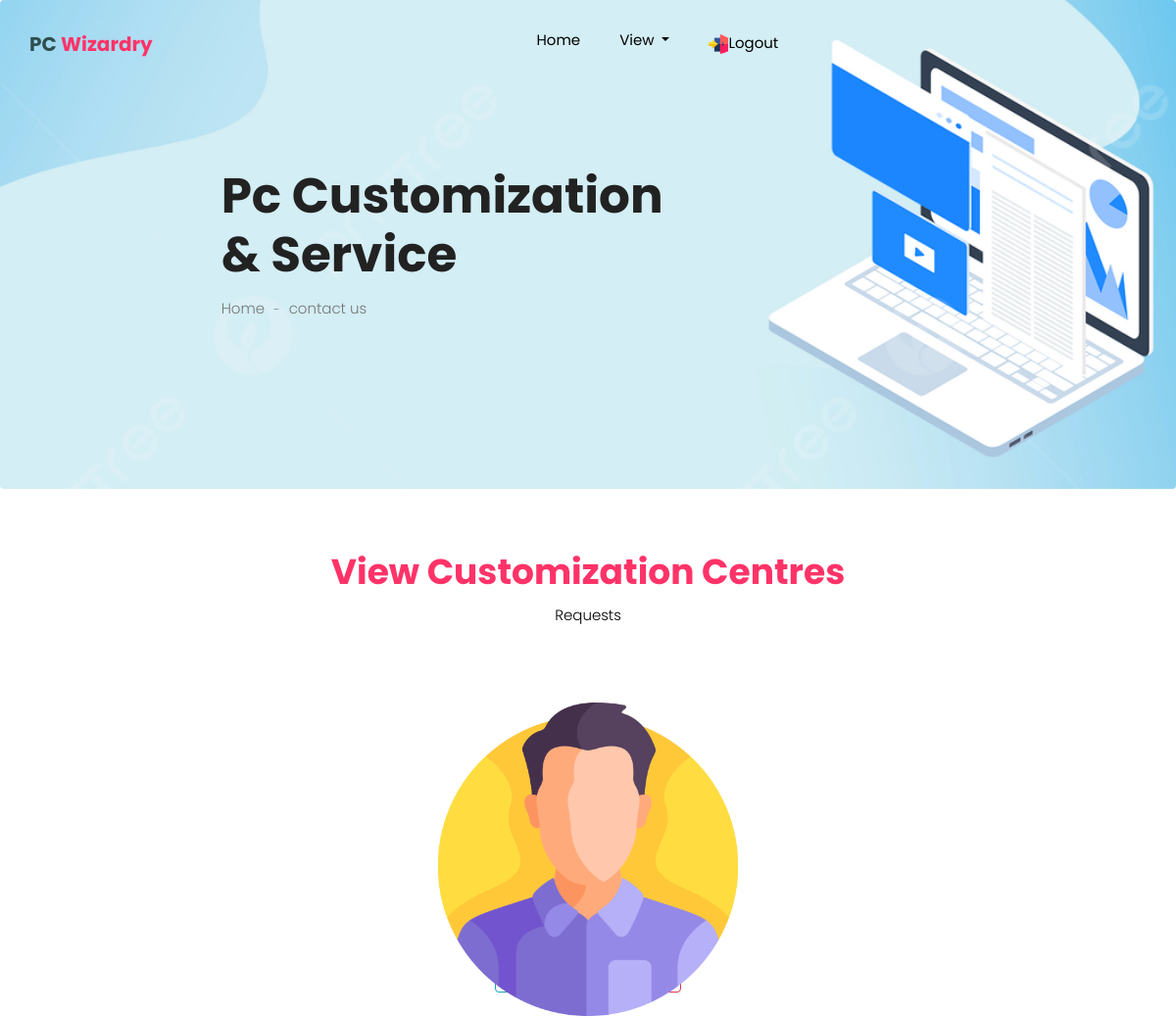
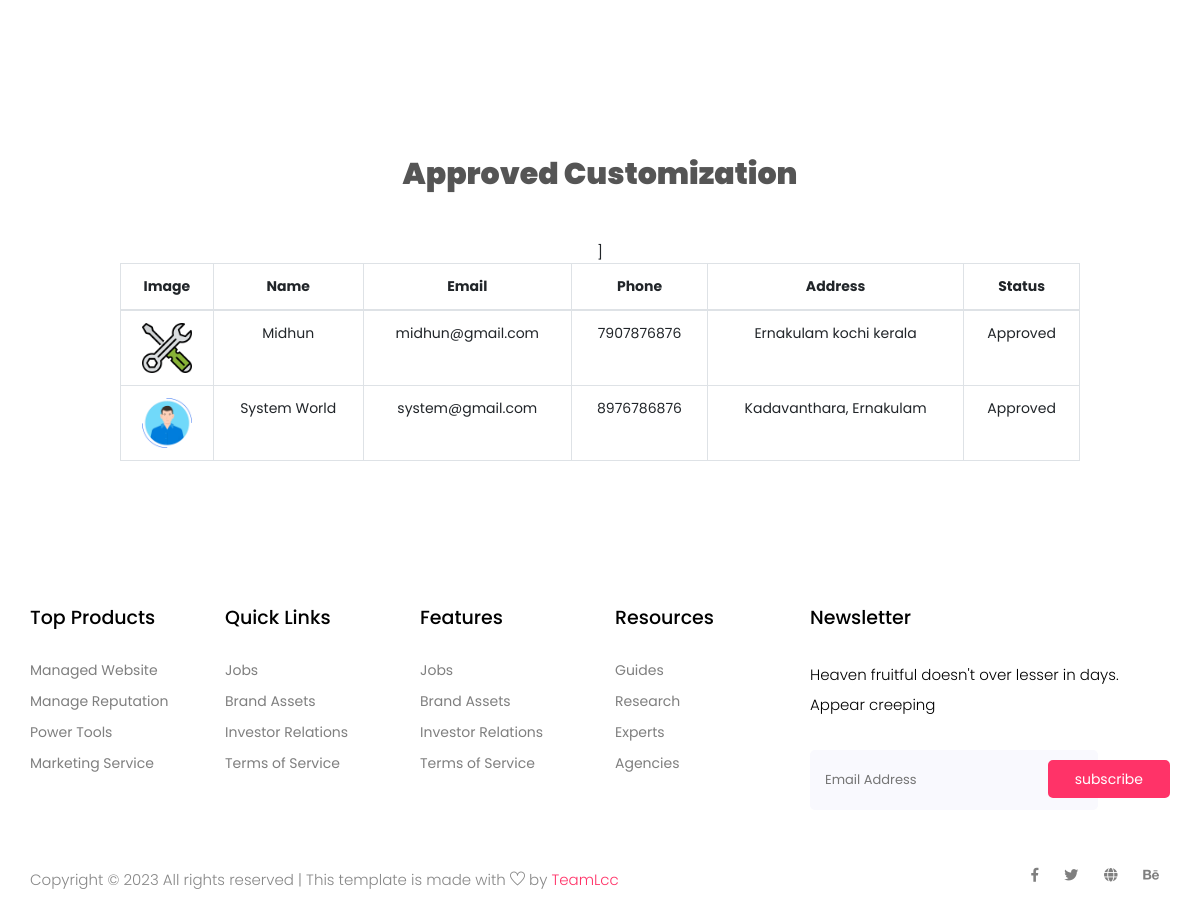
The app's page /ADMIN/view_cus_centres.php with its own data (2 pictures, top to bottom).
### tables this page shows
CREATE TABLE `customizing_centre` (
  `cid` int(100) NOT NULL AUTO_INCREMENT,
  `cname` varchar(100) DEFAULT NULL,
  `cemail` varchar(100) DEFAULT NULL,
  `cphone` varchar(100) DEFAULT NULL,
  `caddress` varchar(100) DEFAULT NULL,
  `cimage` varchar(100) DEFAULT NULL,
  PRIMARY KEY (`cid`)
);

### ADMIN/view_cus_centres.php (the view, shortened to what this page needs)
<?php
include '../connection/connect.php';
include './header.php';
?>
<br><br><br>
<center>
    <h1><b>View Customization Centres</b></h1>
    <p>Requests</p>
</center><br><br>
<div class="containers">
    <?php
    $view = "SELECT `customizing_centre`.*,`login`.* FROM `customizing_centre`,`login` WHERE `login`.`rid`=`customizing_centre`.`cid` AND `login`.`type`='SERVICE CENTRE' AND `login`.`status`='nil'";
    $exe = mysqli_query($conn, $view);
    while ($row = mysqli_fetch_array($exe)) {
        ?>
        <div class="box">
            <div class="imgBox">
                <img src="../image/<?php echo $row['cimage'] ?>" width="170px" alt="">
            </div>
            <div class="content">
                <h2>
                    <span>
                    </span><br>
                    <span>
                    </span><br><br>
                    <a href="approve_pc_cus.php?cus_id=<?php echo $row['cid'] ?>" class="btn btn-outline-info">Approve</a>
                    <a href="reject_cs.php?cus_id=<?php echo $row['cid'] ?>" class="btn btn-outline-danger">Delete</a>
                </h2>
            </div>
        </div>
    <?php } ?>
</div>
<br><br><br>
<br><br><br>
<center>
    <h2><b style="color: #555;">Approved Customization </b></h2><br><br>
    <table class="table table-bordered" style="width:80%; vertical-align: middle;text-align: center;">
        <thead>
            <tr>
                <th scope="col">Image</th>
                <th scope="col">Name</th>
                <th scope="col">Email</th>
                <th scope="col">Phone</th>
                <th scope="col">Address</th>]
                <th scope="col">Status</th>
            </tr>
        </thead>
        <tbody>
            <?php
            $view = "SELECT `customizing_centre`.*,`login`.* FROM `customizing_centre`,`login` WHERE `login`.`rid`=`customizing_centre`.`cid` AND `login`.`type`='SERVICE CENTRE' AND `login`.`status`='Approved'";
            $exe = mysqli_query($conn, $view);
            while ($row = mysqli_fetch_array($exe)) {
                ?>
                <tr>
                    <th scope="row"><img src="../image/<?php echo $row['cimage'] ?>" width="50px" alt=""></th>
                    <td><?php echo $row['cname'] ?></td>
                    <td><?php echo $row['cemail'] ?></td>
                    <td><?php echo $row['cphone'] ?></td>
                    <td><?php echo $row['caddress'] ?></td>
                    <td><?php echo $row['status'] ?></td>
                </tr>
            <?php } ?>
        </tbody>
    </table>
</center>
<?php
include './footer.php'
    ?>

### ADMIN/header.php (shortened to what this page needs)
<!doctype html>
<html lang="zxx">
<head>
    <link rel="stylesheet" href="../css/bootstrap.min.css">
    <link rel="stylesheet" href="../css/animate.css">
    <link rel="stylesheet" href="../css/owl.carousel.min.css">
    <link rel="stylesheet" href="../css/all.css">
    <link rel="stylesheet" href="../css/flaticon.css">
    <link rel="stylesheet" href="../css/themify-icons.css">
    <link rel="stylesheet" href="../css/magnific-popup.css">
    <link rel="stylesheet" href="../css/slick.css">
    <link rel="stylesheet" href="../css/style.css">
</head>
<body>
    <header class="main_menu home_menu">
        <div class="container">
            <div class="row align-items-center">
                <div class="col-lg-12">
                    <nav class="navbar navbar-expand-lg navbar-light">
                        <a class="navbar-brand" href="index.php"><b><span style="color: darkslategrey;">PC</span>
                                Wizardry</b></a>
                        <div class="collapse navbar-collapse main-menu-item" id="navbarSupportedContent">
                            <ul class="navbar-nav">
                                <li class="nav-item">
                                    <a class="nav-link" href="index.php">
                                        Home</a>
                                </li>
                                <li class="nav-item dropdown">
                                    <a class="nav-link dropdown-toggle" href="" id="navbarDropdown_1"
                                        role="button" data-toggle="dropdown" aria-haspopup="true" aria-expanded="false">
                                        View
                                    </a>
                                </li>
                                <li class="nav-item">
                                    <a class="nav-link" href="../login.php"><img src="./img/logins.png" width="20px"
                                            alt="">Logout</a>
                                </li>
                            </ul>
                        </div>
                    </nav>
                </div>
            </div>
        </div>
    </header>
    <section class="breadcrumb breadcrumb_bg">
        <div class="container">
            <div class="row justify-content-center">
                <div class="col-lg-8">
                    <div class="breadcrumb_iner">
                        <div class="breadcrumb_iner_item">
                            <h2>Pc Customization <br>& Service </h2>
                            <p>Home <span>-</span> contact us</p>
                        </div>
                    </div>
                </div>
            </div>
        </div>
    </section>

### ADMIN/footer.php (shortened to what this page needs)
<footer class="footer_part">
    <div class="container">
        <div class="row justify-content-around">
            <div class="col-sm-6 col-lg-2">
                <div class="single_footer_part">
                    <h4>Top Products</h4>
                    <ul class="list-unstyled">
                        <li><a href="">Managed Website</a></li>
                        <li><a href="">Manage Reputation</a></li>
                        <li><a href="">Power Tools</a></li>
                        <li><a href="">Marketing Service</a></li>
                    </ul>
                </div>
            </div>
            <div class="col-sm-6 col-lg-2">
                <div class="single_footer_part">
                    <h4>Quick Links</h4>
                    <ul class="list-unstyled">
                        <li><a href="">Jobs</a></li>
                        <li><a href="">Brand Assets</a></li>
                        <li><a href="">Investor Relations</a></li>
                        <li><a href="">Terms of Service</a></li>
                    </ul>
                </div>
            </div>
            <div class="col-sm-6 col-lg-2">
                <div class="single_footer_part">
                    <h4>Features</h4>
                    <ul class="list-unstyled">
                        <li><a href="">Jobs</a></li>
                        <li><a href="">Brand Assets</a></li>
                        <li><a href="">Investor Relations</a></li>
                        <li><a href="">Terms of Service</a></li>
                    </ul>
                </div>
            </div>
            <div class="col-sm-6 col-lg-2">
                <div class="single_footer_part">
                    <h4>Resources</h4>
                    <ul class="list-unstyled">
                        <li><a href="">Guides</a></li>
                        <li><a href="">Research</a></li>
                        <li><a href="">Experts</a></li>
                        <li><a href="">Agencies</a></li>
                    </ul>
                </div>
            </div>
            <div class="col-sm-6 col-lg-4">
                <div class="single_footer_part">
                    <h4>Newsletter</h4>
                    <p>Heaven fruitful doesn't over lesser in days. Appear creeping
                    </p>
                    <div id="mc_embed_signup">
                        <form target="_blank"
                            action="https://spondonit.us12.list-manage.com/subscribe/post?u=1462626880ade1ac87bd9c93a&amp;id=92a4423d01"
                            method="get" class="subscribe_form relative mail_part">
                            <input type="email" name="email" id="newsletter-form-email" placeholder="Email Address"
                                class="placeholder hide-on-focus" onfocus="this.placeholder = ''"
                                onblur="this.placeholder = ' Email Address '">
                            <button type="submit" name="submit" id="newsletter-submit"
                                class="email_icon newsletter-submit button-contactForm">subscribe</button>
                        </form>
                    </div>
                </div>
            </div>
        </div>
    </div>
    <div class="copyright_part">
        <div class="container">
            <div class="row">
                <div class="col-lg-8">
                    <div class="copyright_text">
                        <P>
                            Copyright &copy;
                            <script>document.write(new Date().getFullYear());</script> All rights reserved | This
                            template is made with <i class="ti-heart" aria-hidden="true"></i> by <a
                                href="" target="_blank">TeamLcc</a>
                        </P>
                    </div>
                </div>
                <div class="col-lg-4">
                    <div class="footer_icon social_icon">
                        <ul class="list-unstyled">
                            <li><a href="#" class="single_social_icon"><i class="fab fa-facebook-f"></i></a></li>
                            <li><a href="#" class="single_social_icon"><i class="fab fa-twitter"></i></a></li>
                            <li><a href="#" class="single_social_icon"><i class="fas fa-globe"></i></a></li>
                            <li><a href="#" class="single_social_icon"><i class="fab fa-behance"></i></a></li>
                        </ul>
                    </div>
                </div>
            </div>
        </div>
    </div>
</footer>
</body>
</html>

### css/all.css (style rules this page uses)
.fa, .fas, .far, .fal, .fab { -moz-osx-font-smoothing: grayscale; -webkit-font-smoothing: antialiased; display: inline-block; font-style: normal; font-variant: normal; text-rendering: auto; line-height: 1; }
.fa-behance:before { content: "\f1b4"; }
.fa-facebook-f:before { content: "\f39e"; }
.fa-globe:before { content: "\f0ac"; }
.fa-twitter:before { content: "\f099"; }
.fab { font-family: 'Font Awesome 5 Brands'; }
.fa, .fas { font-family: 'Font Awesome 5 Free'; font-weight: 900; }

### ADMIN/view_cus_centres.php (style rules this page uses)
.containers { position: relative; display: flex; justify-content: center; align-items: center; flex-wrap: wrap; }
.containers .box { position: relative; width: 20rem; height: 20rem; margin: 2rem; }
.imgBox { position: absolute; top: 0; left: 0; width: 100%; height: 100%; z-index: 2; transition: all 0.5s ease-in-out; }
.imgBox img { width: 100%; height: 100%; object-fit: cover; }
.content { position: absolute; top: 0; left: 0; width: 100%; height: 100%; padding: 1rem; display: flex; justify-content: center; background-color: #fff; z-index: 1; align-items: flex-end; text-align: center; transition: 0.5s ease-in-out; }
.content h2 { display: block; font-size: 1.5rem; color: #111; font-weight: 500; line-height: 1.5rem; letter-spacing: 1px; }
.content span { color: #555; font-size: 1rem; font-weight: 300; letter-spacing: 1px; }

### records on screen
customizing_centre: cimage (picture)
customizing_centre: cimage (picture), cname "Midhun", cemail "midhun@gmail.com", cphone "7907876876", caddress "Ernakulam kochi kerala", login.status "Approved"
customizing_centre: cimage (picture), cname "System World", cemail "system@gmail.com", cphone "8976786876", caddress "Kadavanthara, Ernakulam", login.status "Approved"
